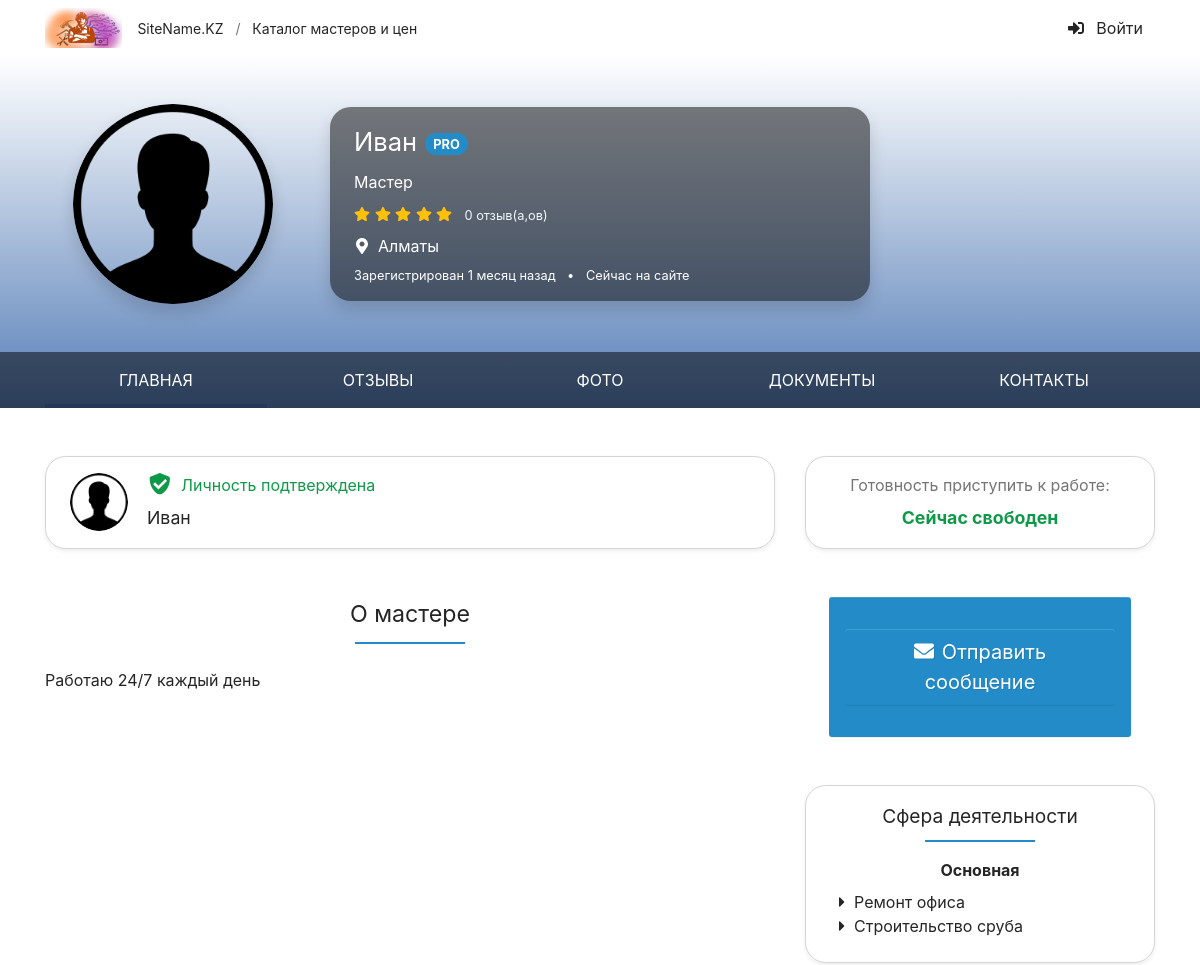
The app's page /employeeProfile.php?uid=27 (upper part), older data.
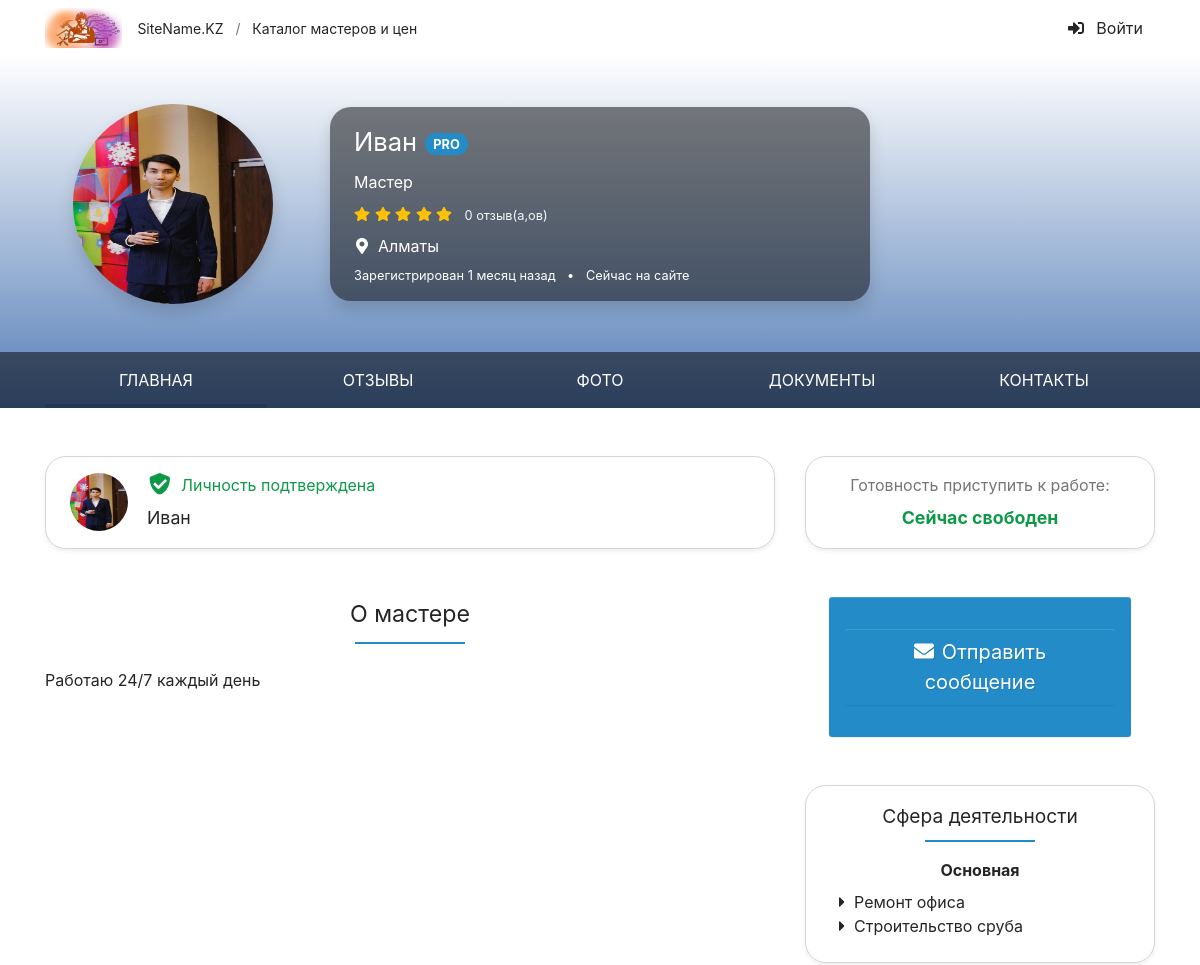
The same page, newer data.
### tables this page shows
CREATE TABLE `users` (
  `ID` int(11) NOT NULL,
  `NAME` varchar(255) NOT NULL,
  `LASTNAME` varchar(255) NOT NULL,
  `PHONE` varchar(255) NOT NULL,
  `TYPE` int(11) NOT NULL,
  `PASSWORD` varchar(255) NOT NULL,
  `STATUS` int(11) NOT NULL,
  `LOCATION` int(11) NOT NULL,
  `ABOUT` mediumtext NOT NULL,
  `AVATAR` varchar(100) NOT NULL,
  `POST_DATE` date DEFAULT NULL
);

CREATE TABLE `dic_country` (
  `ID` int(11) NOT NULL,
  `NAME` varchar(255) NOT NULL
);

CREATE TABLE `services` (
  `ID` int(11) NOT NULL,
  `NAME_SERV` varchar(255) NOT NULL,
  `SPECID` int(11) NOT NULL
);

### employeeProfile.php (the view, shortened to what this page needs)
<!DOCTYPE html>
<html lang="ru">
<head>
<link href="Theme/css/photoswipe.css" rel="stylesheet">
<link href="Theme/css/default-skin.css" rel="stylesheet">
<link href="Theme/css/site.css" rel="stylesheet">
</head>
<body id="top" data-spy="scroll" data-target="#navbar" data-offset="100">
<header>
    <div class="container">
        <div class="row align-items-center">
            <div class="col-auto py-2 pr-0">
                <a href="first.html" rel="nofollow">
                    <img src="Theme/images/rabotniki-sm.png" alt="SiteName.KZ" style="height: 40px;">
                </a>
            </div>
            <div class="col-auto d-none d-md-block">
                <div class="middle">
                    <a class="text-body" href="/">SiteName.KZ</a>
                    <span class="text-muted px-2">/</span>
                    <a class="text-body" href="#">Каталог мастеров и цен</a>
                </div>
            </div>
            <div class="col text-right text-nowrap">
            <?php if($_SESSION) { ?>
                <a class="btn btn-link text-body" href="exit.php"">
                    <svg class="mr-2 i is-sign-in-alt"><use xlink:href="#s-sign-in-alt" /></use></svg>
                    Выйти
                </a>
            <?php }else { ?>
                  <a class="btn btn-link text-body" href="login.php"">
                    <svg class="mr-2 i is-sign-in-alt"><use xlink:href="#s-sign-in-alt" /></use></svg>
                    Войти
                </a>
            <?php } ?>
            </div>
        </div>
    </div>
</header>
<section style="background: linear-gradient(#FFFFFF, #567EB7);">
    <div>
        <div class="container py-4 py-md-5">
            <div class="row align-items-center">
            <?php
               $uid = $_GET['uid'];
               require_once 'conn.php';
               $query2 ="SELECT u.*, d.name FROM `users` u, dic_country d where u.location = d.id and u.id = $uid";
               $result2 = mysqli_query($link, $query2) or die("Ошибка " . mysqli_error($link));
               $rows2 = mysqli_fetch_all($result2, MYSQLI_ASSOC);
               foreach($rows2 as $row) {
            ?>
                <div class="col-md-4 col-lg-3 text-center mb-4 mb-md-0">
                    <img class="rounded-circle shadow" src="<?php if($row['AVATAR']) { echo $row['AVATAR']; } else { echo 'avatar/user.png';} ?>" width="200" height="200" alt="Мастер Иван Иванов">
                </div>
               <?php } ?>
                <div class="col-md-8 col-lg-7 col-xl-6">
                    <div class="bg-black-50 rounded-xl px-4 py-3 text-white text-center text-md-left shadow">
                        <?php
                        $uid = $_GET['uid'];
                       require_once 'conn.php';
                       $query ="SELECT u.*, d.name FROM `users` u, dic_country d where u.location = d.id and u.id = $uid";
                       $result = mysqli_query($link, $query) or die("Ошибка " . mysqli_error($link));
                       $rows = mysqli_fetch_all($result, MYSQLI_ASSOC);
                       $get_id = $_GET['uid'];
                       $qr = "select max(rw.id) max_id from review rw where rw.ID_TO = $get_id";
                       $ress = mysqli_query($link, $qr) or die("Ошибка " . mysqli_error($link));
                       $row_s = mysqli_fetch_all($ress, MYSQLI_ASSOC);
                       $max_id =  $row_s[0]['max_id'];
                       if($max_id)
                       {
                       $qs = "SELECT count(*) c FROM `review` r, `users` u where r.id_from = u.id and r.ID_TO = $get_id and r.id != $max_id";
                       $rs2 = mysqli_query($link, $qs) or die("Ошибка " . mysqli_error($link));
                       $qs2 = mysqli_fetch_all($rs2, MYSQLI_ASSOC);
                       }else {
                           $qs2[0]['c'] = 0;
                       }
                       foreach($rows as $row) {
                       ?>
                        <h1><?php echo $row['NAME']; ?><span id="w1" class="ml-2 icon-pro">PRO</span></h1>
                        <div class="mt-2"><?php if($row['TYPE'] == '2') { ?>Мастер <?php } else { ?>Заказчик<?php } ?></div>
                        <div class="mt-2">
                            <span class="text-warning pr-2">
                                <svg class="i is-star"><use xlink:href="#s-star" /></use></svg>
                                <svg class="i is-star"><use xlink:href="#s-star" /></use></svg>
                                <svg class="i is-star"><use xlink:href="#s-star" /></use></svg>
                                <svg class="i is-star"><use xlink:href="#s-star" /></use></svg>
                                <svg class="i is-star"><use xlink:href="#s-star" /></use></svg>
                            </span>
                             <a href="#reviews" rel="nofollow" class="small text-light"><?php if($qs2[0]['c']) { echo $qs2[0]['c']; } else { echo '0';} ?> отзыв(a,ов)</a>
                        </div>
                        <div class="mt-2">
                            <svg class="mr-2 i is-map-marker-alt"><use xlink:href="#s-map-marker-alt" /></use></svg><?php echo $row['name']; ?>
                        </div>
                        <div class="small mt-2">
                            <span class="text-nowrap">Зарегистрирован 1 месяц назад</span>
                            <span class="d-none d-sm-inline px-2">•</span>
                            <span class="text-nowrap">Сейчас на сайте</span>
                        </div>
                       <?php } ?>
                    </div>
                </div>
            </div>
        </div>
        <nav id="navbar" class="navbar navbar-profile navbar-expand-lg bg-black-50">
            <div class="container">
                <div id="navbar-collapse" class="navbar-nav collapse navbar-collapse">
                    <a class="nav-link text-uppercase active" href="#top" rel="nofollow">Главная</a>
                    <a class="nav-link text-uppercase" href="#reviews">Отзывы</a>
                     <a class="nav-link text-uppercase" href="#photos">Фото</a>
                    <a class="nav-link text-uppercase" href="#docs">Документы</a>
                    <a class="nav-link text-uppercase" href="#contacts">Контакты</a>
                </div>
            </div>
        </nav>
  </div>
</section>
<section class="container pt-5">
    <div class="row mb-4">
        <div class="col-lg-8">
            <div class="border mb-5 py-3 px-4 rounded-xl shadow-sm position-relative">
                    <div class="row">
                    <?php  foreach($rows as $row) { ?>
                        <div class="col-auto pr-1">
                             <img class="rounded-circle" src="<?php if($row['AVATAR']) { echo $row['AVATAR']; } else { echo 'avatar/user.png';} ?>" width="58" height="58" alt="Мастер Иван Иванов">                                                    </div>
                        <div class="col position-static">
                        <?php } ?>
                        <?php  foreach($rows as $row) { ?>
                            <div class="mb-2 mt-n1">
                                <a class="text-success mb-2 stretched-link" href="#" data-modal="/modal/verified?user=3991">
                                    <svg class="mb-0 mr-1 pt-1 h1 i is-shield-check"><use xlink:href="#s-shield-check" /></use></svg>
                                    <?php if($row['STATUS'] == '1') { ?>Личность подтверждена <?php } ?>
                                </a>
                            </div>
                            <div class="h5 mb-0">
                            <?php echo $row['NAME']; ?>
                            </div>
                        <?php } ?>
                        </div>
                    </div>
            </div>
            <h2 class="mb-4 text-center h-underline h-underline-secondary">О мастере  </h2>
            <?php  foreach($rows as $row) { ?>
            <div>
               <p><?php echo $row['ABOUT']; ?></p>
             </div>
            <?php } ?>
        </div>
        <div class="col-lg-4">
            <div class="border mb-5 p-3 rounded-xl shadow-sm text-center">
                <div class="text-muted mb-2">Готовность приступить к работе:</div>
                <div class="px-5">
                    <div id="pjaxReady" data-pjax-container="" data-pjax-push-state data-pjax-timeout="1000">
                        <b class="h5 text-success">Сейчас свободен</b>
                    </div>
                </div>
            </div>
            <div class="px-4">
                <button type="button" class="btn btn-secondary btn-lg btn-block my-4" >
                    <a href="message.php?getid=<?php $get_id = $_GET['uid']; echo $get_id; ?>" class="btn btn-secondary btn-lg btn-block my-4" >
                        <svg class="mr-2 i is-envelope"><use xlink:href="#s-envelope" /></use></svg>Отправить сообщение</a>
            </div>
            <div class="mt-5 border mb-5 pt-3 pb-4 px-1 rounded-xl shadow-sm">
                <div class="text-center h4 h-underline h-underline-secondary">Сфера деятельности</div>
                <div class="font-weight-bold text-center mt-3 mb-2">Основная</div>
                <?php
                $query = "SELECT u.*, d.name, sc.* FROM `users` u, dic_country d, users_speciality us, services sc, speciality s where u.location = d.id and u.id = us.USER_ID and us.USER_SPECIALITY = sc.ID and sc.SPECID = s.id and u.id = $uid";
                $result = mysqli_query($link, $query) or die("Ошибка " . mysqli_error($link));
                $rows_serv = mysqli_fetch_all($result, MYSQLI_ASSOC);
                foreach($rows_serv as $row) {
                ?>
                    <ul id="w2" class="ml-4 flex-column nav">
                        <li class="nav-item"><svg class="text-body mr-1 i is-caret-right"><use xlink:href="#s-caret-right" /></use></svg><?php echo $row['NAME_SERV']; ?></a></li>
                    </ul>
                <?php } ?>
                </div>
            </div>
        </div>
</section>
</body>
</html>

Row changes from the older to the newer data that the page shows:
changed users "Иван": AVATAR: picture added in place of a placeholder
